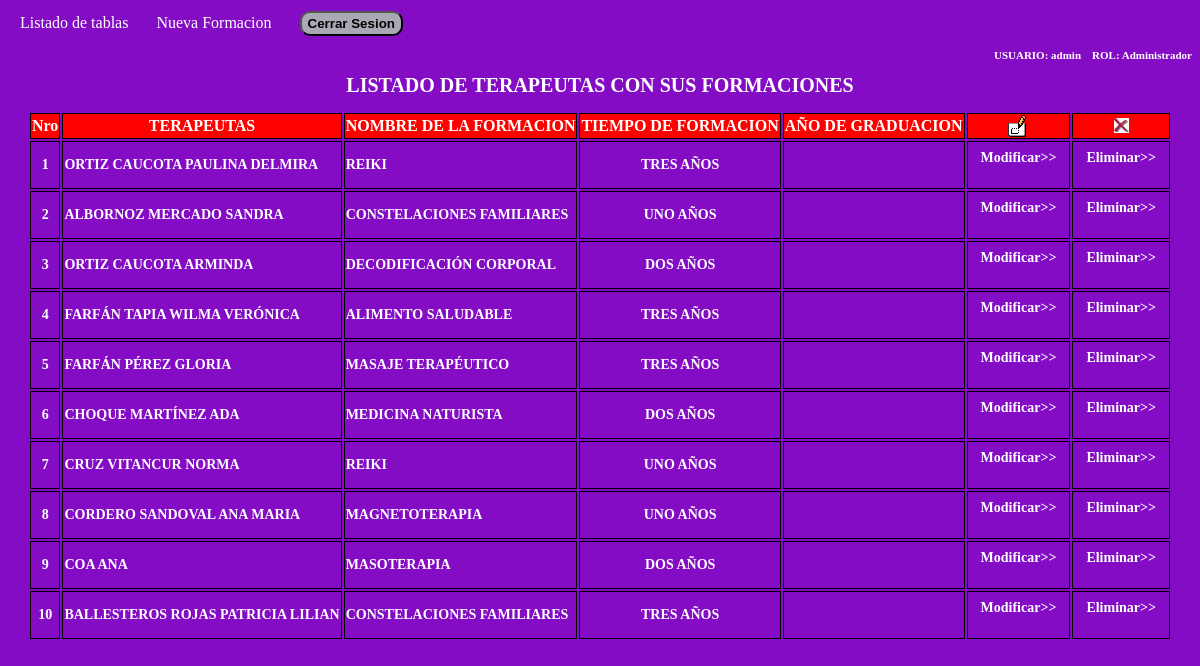
/privada/terapeutas_formaciones_terapias_complemen/terapeutas_formaciones_terapias_complemen.php (signed in), run on the app's committed database.
### tables this page shows
CREATE TABLE terapeutas_formaciones_terapias_complementarias (
id_terapeuta_formacion INT NOT NULL AUTO_INCREMENT,
id_terapeuta INT NOT NULL,
id_formacion_terapia_complemen INT NOT NULL,
tiempo_formacion VARCHAR (20) NOT NULL,
año DATE NOT NULL,
fec_insercion TIMESTAMP NOT NULL,
fec_modificacion TIMESTAMP NOT NULL DEFAULT CURRENT_TIMESTAMP ON UPDATE CURRENT_TIMESTAMP, 
usuario INT NOT NULL, 
estado CHAR (1) NOT NULL,
PRIMARY KEY (id_terapeuta_formacion),
FOREIGN KEY (id_terapeuta) REFERENCES terapeutas (id_terapeuta),
FOREIGN KEY (id_formacion_terapia_complemen) REFERENCES formaciones_terapias_complementarias (id_formacion_terapia_complemen)
);

CREATE TABLE formaciones_terapias_complementarias (
id_formacion_terapia_complemen INT NOT NULL AUTO_INCREMENT,
nombre_formacion VARCHAR (40) NOT NULL,
lugar VARCHAR (40) NOT NULL,
fec_insercion TIMESTAMP NOT NULL,
fec_modificacion TIMESTAMP NOT NULL DEFAULT CURRENT_TIMESTAMP ON UPDATE CURRENT_TIMESTAMP, 
usuario INT NOT NULL, 
estado CHAR (1) NOT NULL,
PRIMARY KEY (id_formacion_terapia_complemen)
);

### adodb/adodb.inc.php (called while the page is built, shortened)
<?php
if (!defined('_ADODB_LAYER')) {
	GLOBAL
		$ADODB_vers,
		$ADODB_COUNTRECS,
		$ADODB_CACHE_DIR,
		$ADODB_CACHE,
		$ADODB_CACHE_CLASS,
		$ADODB_COMPAT_FETCH,
		$ADODB_FETCH_MODE,
		$ADODB_GETONE_EOF,
		$ADODB_QUOTE_FIELDNAMES;
	function ADODB_Setup() {
	GLOBAL
		$ADODB_vers,
		$ADODB_COUNTRECS,
		$ADODB_CACHE_DIR,
		$ADODB_FETCH_MODE,
		$ADODB_CACHE,
		$ADODB_CACHE_CLASS,
		$ADODB_FORCE_TYPE,
		$ADODB_GETONE_EOF,
		$ADODB_QUOTE_FIELDNAMES;
		$ADODB_FETCH_MODE = ADODB_FETCH_DEFAULT;
		if (!isset($ADODB_COUNTRECS)) {
			$ADODB_COUNTRECS = true;
		}
	}
	abstract class ADOConnection {
	var $debug = false;
	var $true = '1';
	var $false = '0';
	var $rsPrefix = "ADORecordSet_";
	var $fetchMode=false;
	var $bulkBind = false;
	var $_queryID = false;
	var $_bindInputArray = false;
	public function Execute($sql, $inputarr = false) {
		if ($inputarr !== false) {
			if (!is_array($inputarr)) {
				$inputarr = array($inputarr);
			}
			$element0 = reset($inputarr);
			$array_2d = $this->bulkBind && is_array($element0) && !is_object(reset($element0));
			unset($element0);
			if (!is_array($sql) && !$this->_bindInputArray) {
				$sqlarr = explode('?',$sql);
				$nparams = sizeof($sqlarr)-1;
				if (!$array_2d) {
					$inputarr = array($inputarr);
				} else {
					$countElements = array_map('count', $inputarr);
					if (1 != count(array_unique($countElements))) {
						$this->outp_throw(
							"[bulk execute] Input array has different number of params  [" . print_r($countElements, true) .  "].",
							'Execute'
						);
						return false;
					}
					unset($countElements);
				}
				$element0 = reset($inputarr);
				if ($nparams != count($element0)) {
					$this->outp_throw(
						"Input array has " . count($element0) .
						" params, does not match query: '" . htmlspecialchars($sql) . "'",
						'Execute'
					);
					return false;
				}
				unset($element0);
				foreach($inputarr as $arr) {
					$sql = ''; $i = 0;
					foreach ($arr as $v) {
						$sql .= $sqlarr[$i];
						$typ = gettype($v);
						if ($typ == 'string') {
							$sql .= $this->qstr($v);
						} else if ($typ == 'double') {
							$sql .= str_replace(',','.',$v);
						} else if ($typ == 'boolean') {
							$sql .= $v ? $this->true : $this->false;
						} else if ($typ == 'object') {
							if (method_exists($v, '__toString')) {
								$sql .= $this->qstr($v->__toString());
							} else {
								$sql .= $this->qstr((string) $v);
							}
						} else if ($v === null) {
							$sql .= 'NULL';
						} else {
							$sql .= $v;
						}
						$i += 1;
						if ($i == $nparams) {
							break;
						}
					}
					if (isset($sqlarr[$i])) {
						$sql .= $sqlarr[$i];
						if ($i+1 != sizeof($sqlarr)) {
							$this->outp_throw( "Input Array does not match ?: ".htmlspecialchars($sql),'Execute');
						}
					} else if ($i != sizeof($sqlarr)) {
						$this->outp_throw( "Input array does not match ?: ".htmlspecialchars($sql),'Execute');
					}
					$ret = $this->_Execute($sql);
					if (!$ret) {
						return $ret;
					}
				}
			} else {
				if ($array_2d) {
					if (is_string($sql)) {
						$stmt = $this->Prepare($sql);
					} else {
						$stmt = $sql;
					}
					foreach($inputarr as $arr) {
						$ret = $this->_Execute($stmt,$arr);
						if (!$ret) {
							return $ret;
						}
					}
				} else {
					$ret = $this->_Execute($sql,$inputarr);
				}
			}
		} else {
			$ret = $this->_Execute($sql,false);
		}
		return $ret;
	}
	function _Execute($sql,$inputarr=false) {
		if( is_string($sql) ) {
			$sql = str_replace( '_ADODB_COUNT', '', $sql );
		}
		if ($this->debug) {
			global $ADODB_INCLUDED_LIB;
			if (empty($ADODB_INCLUDED_LIB)) {
				include_once(ADODB_DIR.'/adodb-lib.inc.php');
			}
			$this->_queryID = _adodb_debug_execute($this, $sql,$inputarr);
		} else {
			$this->_queryID = @$this->_query($sql,$inputarr);
		}
		if ($this->_queryID === true) {
			$rsclass = $this->rsPrefix.'empty';
			$rs = (class_exists($rsclass)) ? new $rsclass():  new ADORecordSet_empty();
			return $rs;
		}
		$rs = new $rsclass($this->_queryID,$this->fetchMode);
		$rs->connection = $this;
		$rs->Init();
		if (is_array($sql)) {
			$rs->sql = $sql[0];
		} else {
			$rs->sql = $sql;
		}
		return $rs;
	}
	function GetAll($sql, $inputarr=false) {
        return $this->GetArray($sql,$inputarr);
	}
	function GetArray($sql,$inputarr=false) {
		global $ADODB_COUNTRECS;
		$savec = $ADODB_COUNTRECS;
		$ADODB_COUNTRECS = false;
		$rs = $this->Execute($sql,$inputarr);
		$arr = $rs->GetArray();
		return $arr;
	}
}
	class ADORecordSet implements IteratorAggregate {
	var $fields = false;
	var $EOF = false;
	var $_numOfRows = -1;
	var $_numOfFields = -1;
	var $_currentRow = -1;
	var $_closed = false;
	function __construct($queryID) {
		$this->_queryID = $queryID;
	}
	function Init() {
		if ($this->_numOfRows != 0 && $this->_numOfFields && $this->_currentRow == -1) {
			$this->_currentRow = 0;
			if ($this->EOF = ($this->_fetch() === false)) {
				$this->_numOfRows = 0;
			}
		} else {
			$this->EOF = true;
		}
	}
	function GetArray($nRows = -1) {
		$results = array();
		$cnt = 0;
		while (!$this->EOF && $nRows != $cnt) {
			$results[] = $this->fields;
			$cnt++;
		}
		return $results;
	}
	protected function AssocCaseConvertFunction($case = ADODB_ASSOC_CASE) {
		switch($case) {
			case ADODB_ASSOC_CASE_NATIVE:
			default:
				return false;
		}
	}
	function Close() {
		if (!$this->_closed) {
			$this->_closed = true;
			return $this->_close();
		} else
			return true;
	}
	protected function _updatefields()
	{
		$fn_change_case = $this->AssocCaseConvertFunction();
		if(!$fn_change_case) {
			return;
		}
		$arr = array();
		$this->fields = $arr;
	}
}
	function ADOLoadCode($dbType) {
		$db = strtolower($dbType);
		switch ($db) {
			default:
				$class = $db;
				break;
		}
		$file = "drivers/adodb-$db.inc.php";
		if (class_exists("ADODB_" . $class)) {
			return $class;
		}
		return false;
	}
	function ADONewConnection($db='') {
		global $ADODB_NEWCONNECTION, $ADODB_LASTDB;
		$errorfn = (defined('ADODB_ERROR_HANDLER')) ? ADODB_ERROR_HANDLER : false;
		if(empty($obj)) {
			if (!isset($ADODB_LASTDB)) {
				$ADODB_LASTDB = '';
			}
			if ($db != $ADODB_LASTDB) {
				$db = ADOLoadCode($db);
			}
			$cls = 'ADODB_'.$db;
			$obj = new $cls();
		}
		return $obj;
	}
}

### conexion.php (called while the page is built, shortened)
<?php
require_once("adodb/adodb.inc.php");
$db = ADONewConnection("mysqli");
?>

### adodb/drivers/adodb-mysqli.inc.php (called while the page is built, shortened)
<?php
if (!defined("_ADODB_MYSQLI_LAYER")) {
class ADODB_mysqli extends ADOConnection {
	var $clientFlags = 0;
	var $port = 3306;
	var $socket = '';
	var $multiQuery = false;
	function _connect($argHostname = null,
					  $argUsername = null,
					  $argPassword = null,
					  $argDatabasename = null,
					  $persist = false)
	{
		$this->_connectionID = @mysqli_init();
		$ok = @mysqli_real_connect($this->_connectionID,
					$argHostname,
					$argUsername,
					$argPassword,
					$argDatabasename,
					(int)$this->port != 0 ? (int)$this->port : 3306,
					$this->socket,
					$this->clientFlags);
		if ($ok) {
			if ($argDatabasename)  return $this->selectDB($argDatabasename);
			return true;
		} else {
			if ($this->debug) {
				ADOConnection::outp("Could not connect : "  . $this->errorMsg());
			}
			$this->_connectionID = null;
			return false;
		}
	}
	function SelectDB($dbName)
	{
		if ($this->_connectionID) {
			$result = @mysqli_select_db($this->_connectionID, $dbName);
			return $result;
		}
		return false;
	}
	function Prepare($sql)
	{
		return $sql;
		$stmt = $this->_connectionID->prepare($sql);
		return array($sql,$stmt);
	}
	function _query($sql, $inputarr)
	{
		global $ADODB_COUNTRECS;
		if ($this->multiQuery) {
			$rs = mysqli_multi_query($this->_connectionID, $sql.';');
			if ($rs) {
				$rs = ($ADODB_COUNTRECS) ? @mysqli_store_result( $this->_connectionID ) : @mysqli_use_result( $this->_connectionID );
				return $rs ? $rs : true;
			}
		} else {
			$rs = mysqli_query($this->_connectionID, $sql, $ADODB_COUNTRECS ? MYSQLI_STORE_RESULT : MYSQLI_USE_RESULT);
			if ($rs) return $rs;
		}
		return false;
	}
}
class ADORecordSet_mysqli extends ADORecordSet{
	function __construct($queryID, $mode = false)
	{
		if ($mode === false) {
			global $ADODB_FETCH_MODE;
			$mode = $ADODB_FETCH_MODE;
		}
		switch ($mode) {
			case ADODB_FETCH_DEFAULT:
			case ADODB_FETCH_BOTH:
			default:
				$this->fetchMode = MYSQLI_BOTH;
				break;
		}
	}
	function _initrs()
	{
	global $ADODB_COUNTRECS;
		$this->_numOfRows = $ADODB_COUNTRECS ? @mysqli_num_rows($this->_queryID) : -1;
		$this->_numOfFields = @mysqli_num_fields($this->_queryID);
	}
	function MoveNext()
	{
		$this->fields = @mysqli_fetch_array($this->_queryID,$this->fetchMode);
		if (is_array($this->fields)) {
			return true;
		}
		$this->EOF = true;
		return false;
	}
	function _fetch()
	{
		$this->fields = mysqli_fetch_array($this->_queryID,$this->fetchMode);
		return is_array($this->fields);
	}
	function _close()
	{
		$this->_queryID = false;
	}
}
}

### privada/terapeutas_formaciones_terapias_complemen/terapeutas_formaciones_terapias_complemen.php (the view, shortened to what this page needs)
<?php
require_once("../../conexion.php");
echo"<html>
       <head>
         <link rel='stylesheet' href='../../css/estilos.css' type='text/css'>
       </head>
       <body>
       <a  href='../../listado_tablas.php'>Listado de tablas</a>
       <a  href='terapeutas_formaciones_terapias_complemen_nuevo.php'>Nueva Formacion</a>
       <a onclick='location.href=\"../../validar.php\"'><input type='button'name='accion' value='Cerrar Sesion' style='cursor:pointer;border-radius:10px;font-weight:bold;height: 25px;' class='boton_cerrar'></a>";
       echo "<h3>USUARIO: ".$_SESSION["sesion_usuario"]."  &nbsp;&nbsp; ";
       echo "ROL: ".$_SESSION["sesion_rol"]."</h3>";
       echo"<h1>LISTADO DE TERAPEUTAS CON SUS FORMACIONES</h1>";
$sql = $db->Prepare("SELECT CONCAT_WS(' ', te.apellidos, te.nombres) AS terapeuta, fortercom.nombre_formacion, fortercom.lugar, terfor_tecom.*
                    FROM terapeutas_formaciones_terapias_complementarias terfor_tecom
                    INNER JOIN terapeutas te ON te.id_terapeuta=terfor_tecom.id_terapeuta
                    INNER JOIN formaciones_terapias_complementarias fortercom ON fortercom.id_formacion_terapia_complemen=terfor_tecom.id_formacion_terapia_complemen
                    AND terfor_tecom.estado <> 'X'
                    AND te.estado <> 'X'
                    AND fortercom.estado <> 'X'
                    ORDER BY terfor_tecom.id_terapeuta_formacion DESC
                        ");
$rs = $db->GetAll($sql);
   if ($rs) {
        echo"<center>
              <table class='listado'>
                <tr>
                  <th>Nro</th><th>TERAPEUTAS</th><th>NOMBRE DE LA FORMACION</th><th>TIEMPO DE FORMACION</th><th>AÑO DE GRADUACION</th>
                  <th><img src='../../imagenes/modificar.gif'></th><th><img src='../../imagenes/borrar.jpeg'></th>
                </tr>";
                $b=1;
            foreach ($rs as $k => $fila) {
                echo"<tr>
                        <td align='center'>".$b."</td>
                        <td>".$fila['terapeuta']."</td>
                        <td>".$fila['nombre_formacion']."</td>
                        <td align='center'>".$fila['tiempo_formacion']."</td>
                        <td align='center'>".$fila['anio']."</td>
                        <td align='center'>
                          <form name='formModif".$fila["id_terapeuta_formacion"]."' method='post' action='terapeutas_formaciones_terapias_complemen_modificar.php'>
                            <input type='hidden' name='id_terapeuta_formacion' value='".$fila['id_terapeuta_formacion']."'>
                            <input type='hidden' name='id_terapeuta' value='".$fila['id_terapeuta']."'>
                            <input type='hidden' name='id_formacion_terapia_complemen' value='".$fila['id_formacion_terapia_complemen']."'>
                            <a href='javascript:document.formModif".$fila['id_terapeuta_formacion'].".submit();' title='Modificar Detalle de Formacion Sistema'>
                              Modificar>>
                            </a>
                          </form>
                        </td>
                        <td align='center'>
                          <form name='formElimi".$fila["id_terapeuta_formacion"]."' method='post' action='terapeutas_formaciones_terapias_complemen_eliminar.php'>
                            <input type='hidden' name='id_terapeuta_formacion' value='".$fila["id_terapeuta_formacion"]."'>
                            <a href='javascript:document.formElimi".$fila['id_terapeuta_formacion'].".submit();' title='Eliminar Detalle de Formacion del Sistema'
                            onclick='javascript:return(confirm(\"Desea realmente Eliminar Detalle de Formacion del Sistema: ".$fila["terapeuta"]." ".$fila["nombre_formacion"]."".$fila["tiempo_formacion"]." ".$fila["anio"]." ?\"))'; location.href='terapeutas_formaciones_terapias_complemen_eliminar.php''>
                              Eliminar>>
                            </a>
                          </form>
                        </td>
                     </tr>";
                     $b=$b+1;
            }
             echo"</table>
          </center>";
    }
echo "</body>
      </html> ";
 ?>

### css/estilos.css (style rules this page uses)
body { background-color: #830cc4; }
input { border-radius: 10px; background-color: #a9a9b5; }
h1 { font-size: 20px; color: #ffffff; font-family: Tahoma; text-align: center; }
a { color:#fff; text-decoration:none; padding:10px 12px; line-height: 30px; }
.listado th { font-size: 16px; color: #FFFFFF; background: red; border: 1px solid #000000; }
.listado td { font-size: 14px; border: 1px solid #000000; font-weight: bold; color: #FFFFFF; }
h3 { font-size: 11px; color: #ffffff; font-family: Tahoma; text-align: right; }

### data on the page
terapeutas_formaciones_terapias_complementarias: terapeuta "ORTIZ CAUCOTA PAULINA DELMIRA", id_formacion_terapia_complemen.nombre_formacion "REIKI", tiempo_formacion "TRES AÑOS"
terapeutas_formaciones_terapias_complementarias: terapeuta "ALBORNOZ MERCADO SANDRA", id_formacion_terapia_complemen.nombre_formacion "CONSTELACIONES FAMILIARES", tiempo_formacion "UNO AÑOS"
terapeutas_formaciones_terapias_complementarias: terapeuta "ORTIZ CAUCOTA ARMINDA", id_formacion_terapia_complemen.nombre_formacion "DECODIFICACIÓN CORPORAL", tiempo_formacion "DOS AÑOS"
terapeutas_formaciones_terapias_complementarias: terapeuta "FARFÁN TAPIA WILMA VERÓNICA", id_formacion_terapia_complemen.nombre_formacion "ALIMENTO SALUDABLE", tiempo_formacion "TRES AÑOS"
terapeutas_formaciones_terapias_complementarias: terapeuta "FARFÁN PÉREZ GLORIA", id_formacion_terapia_complemen.nombre_formacion "MASAJE TERAPÉUTICO", tiempo_formacion "TRES AÑOS"
terapeutas_formaciones_terapias_complementarias: terapeuta "CHOQUE MARTÍNEZ ADA", id_formacion_terapia_complemen.nombre_formacion "MEDICINA NATURISTA", tiempo_formacion "DOS AÑOS"
terapeutas_formaciones_terapias_complementarias: terapeuta "CRUZ VITANCUR NORMA", id_formacion_terapia_complemen.nombre_formacion "REIKI", tiempo_formacion "UNO AÑOS"
terapeutas_formaciones_terapias_complementarias: terapeuta "CORDERO SANDOVAL ANA MARIA", id_formacion_terapia_complemen.nombre_formacion "MAGNETOTERAPIA", tiempo_formacion "UNO AÑOS"
terapeutas_formaciones_terapias_complementarias: terapeuta "COA ANA", id_formacion_terapia_complemen.nombre_formacion "MASOTERAPIA", tiempo_formacion "DOS AÑOS"
terapeutas_formaciones_terapias_complementarias: terapeuta "BALLESTEROS ROJAS PATRICIA LILIAN", id_formacion_terapia_complemen.nombre_formacion "CONSTELACIONES FAMILIARES", tiempo_formacion "TRES AÑOS"

### other printed values
$_SESSION["sesion_usuario"] "admin"
$_SESSION["sesion_rol"] "Administrador"
